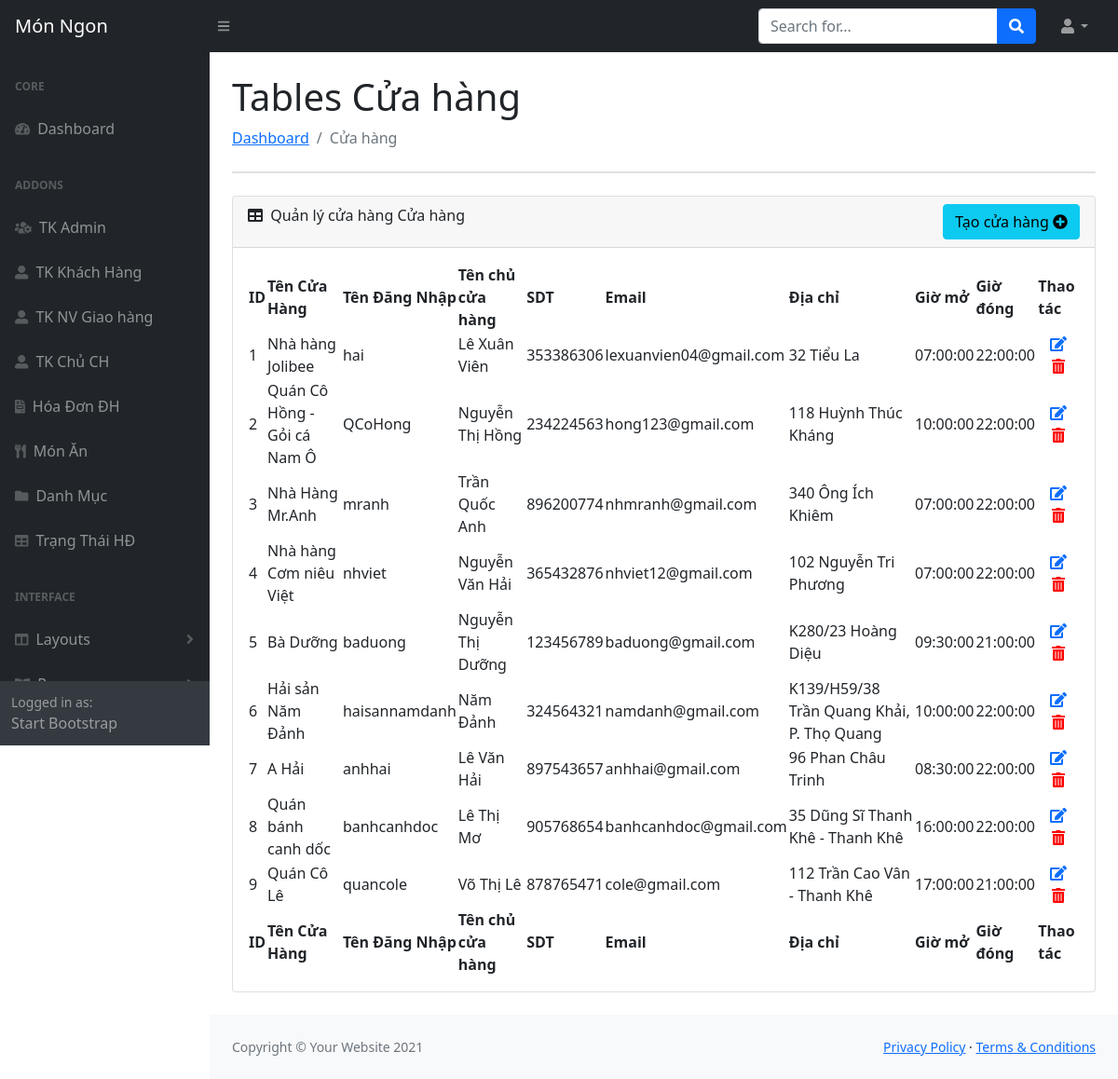
The app's page /public/admin/taikhoan-cuahang (signed in) with its own data.
### tables this page shows
CREATE TABLE `cuahang` (
  `IDCuaHang` int(11) NOT NULL,
  `TenCuaHang` varchar(100) NOT NULL,
  `TenDangNhap` varchar(100) NOT NULL,
  `MatKhau` varchar(100) NOT NULL,
  `TenChuCuaHang` varchar(100) NOT NULL,
  `SDT` bigint(20) NOT NULL,
  `Email` varchar(100) NOT NULL,
  `DiaChi` varchar(100) NOT NULL,
  `GioMoCua` time NOT NULL,
  `GioDongCua` time NOT NULL,
  `Anh` varchar(100) NOT NULL,
  `GPKD` varchar(100) NOT NULL,
  `HinhAnhCuaHang` varchar(100) NOT NULL
);

### App/Controllers/AdChuCuaHangController.php (called while the page is built, shortened)
<?php
class AdChuCuaHangController extends AdBaseController
{
    public function indexAction()
    {
        $getListCuaHang = cuaHangModel::getAll();
        View::render('Admin/index.php', ['page' => 'CuaHang', 'listCuaHang' => $getListCuaHang] );
    }
}

### public/index.php (called while the page is built, shortened)
<?php
$router = new Core\Router();
$router->add('/DoAn1/public/', ['controller' => 'Home', 'action' => 'index']);
$router->add('/DoAn1/public/Home', ['controller' => 'Home', 'action' => 'home']);
$router->add('/DoAn1/public/ds-cua-hang', ['controller' => 'CuahangController', 'action' => 'index']);
$router->add('/DoAn1/public/cua-hang/{idmon:\d+}', ['controller' => 'CuahangController', 'action' => 'monAnOfCuaHang']);
$router->add('/DoAn1/public/cua-hang/by/{idcuahang:\d+}', ['controller' => 'CuahangController', 'action' => 'MonAnByIdCuaHang']);
$router->add('/DoAn1/public/mon-an', ['controller' => 'MonAnController', 'action' => 'index']);
$router->add('/DoAn1/public/mon-an/{id:\d+}', ['controller' => 'MonAnController', 'action' => 'index']);
$router->add('/DoAn1/public/mon-an-loai', ['controller' => 'MonAnController', 'action' => 'LoaiMon']);
$router->add('/DoAn1/public/mon-an-loai/{idcate:\d+}', ['controller' => 'MonAnController', 'action' => 'LoaiMon']);
$router->add('/DoAn1/public/mon-an-loai/{idcate:\d+}/{id:\d+}', ['controller' => 'MonAnController', 'action' => 'LoaiMon']);
$router->add('/DoAn1/public/dang-nhap', ['controller' => 'LoginController', 'action' => 'index']);
$router->add('/DoAn1/public/dang-xuat', ['controller' => 'LoginController', 'action' => 'logout']);
$router->add('/DoAn1/public/dang-ky', ['controller' => 'RegisterController', 'action' => 'index']);
$router->add('/DoAn1/public/checkUNKH', ['controller' => 'RegisterController', 'action' => 'checkUsserName']);
$router->add('/DoAn1/public/them-gio-hang', ['controller' => 'DatHangController', 'action' => 'index']);
$router->add('/DoAn1/public/gio-hang', ['controller' => 'DatHangController', 'action' => 'GioHang']);
$router->add('/DoAn1/public/chi-tiet-don-hang', ['controller' => 'DatHangController', 'action' => 'ChiTietDonHang']);
$router->add('/DoAn1/public/chi-tiet-don-hang/{iddh:\d+}', ['controller' => 'DatHangController', 'action' => 'ChiTietDonHang']);
$router->add('/DoAn1/public/cch-chi-tiet-don-hang/{iddh:\d+}', ['controller' => 'CCHQuanLyMonAnController', 'action' => 'ChiTietDonHang']);
$router->add('/DoAn1/public/deleteItemCart', ['controller' => 'DatHangController', 'action' => 'DeleteItemCart']);
$router->add('/DoAn1/public/checkKhacCuaHang', ['controller' => 'DatHangController', 'action' => 'checkKhacCuaHang']);
$router->add('/DoAn1/public/thanh-toan', ['controller' => 'CheckoutController', 'action' => 'index']);
$router->add('/DoAn1/public/hoa-don', ['controller' => 'DatHangController', 'action' => 'DonHang']);
$router->add('/DoAn1/public/hoa-don/{idhd:\d+}', ['controller' => 'DatHangController', 'action' => 'capNhatHoaDon']);
$router->add('/DoAn1/public/dang-nhap-cch', ['controller' => 'CCHLoginController', 'action' => 'index']);
$router->add('/DoAn1/public/ql-mon-an', ['controller' => 'CCHQuanLyMonAnController', 'action' => 'index']);
$router->add('/DoAn1/public/delete-mon-an/{idmon:\d+}', ['controller' => 'CCHQuanLyMonAnController', 'action' => 'DeleteMon']);
$router->add('/DoAn1/public/don-hang-cua-cua-hang', ['controller' => 'CCHQuanLyMonAnController', 'action' => 'DonHangCuaCuaHang']);
$router->add('/DoAn1/public/ud-status', ['controller' => 'CCHQuanLyMonAnController', 'action' => 'UdStatus']);
$router->add('/DoAn1/public/dang-xuat-cch', ['controller' => 'CCHLoginController', 'action' => 'logout']);
$router->add('/DoAn1/public/Admin', ['controller' => 'AdminController', 'action' => 'index']);
$router->add('/DoAn1/public/Admin/accAdmin', ['controller' => 'AdminController', 'action' => 'accAdmin']);
$router->add('/DoAn1/public/Admin/insertAdmin', ['controller' => 'AdminController', 'action' => 'insertAdmin']);
$router->add('/DoAn1/public/Admin/updateAdmin', ['controller' => 'AdminController', 'action' => 'updateAdmin']);
$router->add('/DoAn1/public/Admin/checkUsername', ['controller' => 'AdminController', 'action' => 'checkUsername']);
$router->add('/DoAn1/public/Admin/deleteAdmin', ['controller' => 'AdminController', 'action' => 'deleteAdmin']);
$router->add('/DoAn1/public/Admin/monan', ['controller' => 'AdMonAnController', 'action' => 'index']);
$router->add('/DoAn1/public/admin/them-MonAn', ['controller' => 'AdMonAnController', 'action' => 'insertMonAn']);
$router->add('/DoAn1/public/admin/thung-rac', ['controller' => 'AdMonAnController', 'action' => 'trashMonAn']);
$router->add('/DoAn1/public/admin/deleteMonAn', ['controller' => 'AdMonAnController', 'action' => 'deleteMonAn']);
$router->add('/DoAn1/public/admin/RestoreMonAn', ['controller' => 'AdMonAnController', 'action' => 'RestoreMonAn']);
$router->add('/DoAn1/public/admin/permanentlyDelete', ['controller' => 'AdMonAnController', 'action' => 'permanentlyDelete']);
$router->add('/DoAn1/public/Admin/danh-muc', ['controller' => 'AdDanhMucController', 'action' => 'index']);
$router->add('/DoAn1/public/Admin/trang-thai', ['controller' => 'AdTrangThaiController', 'action' => 'index']);
$router->add('/DoAn1/public/Admin/taikhoan-khachhang', ['controller' => 'AdKhachHangController', 'action' => 'index']);
$router->add('/DoAn1/public/Admin/taikhoan-cuahang', ['controller' => 'AdChuCuaHangController', 'action' => 'index']);
$router->add('/DoAn1/public/Admin/nhan-vien-gh', ['controller' => 'AdNVGiaoHangController', 'action' => 'index']);
$router->add('/DoAn1/public/Admin/hoa-don', ['controller' => 'AdHoaDonController', 'action' => 'index']);
$router->add('/DoAn1/public/Admin/chitiet-hoadon', ['controller' => 'AdTrangThaiController', 'action' => 'index']);
$router->add('/DoAn1/public/Admin/login', ['controller' => 'AdLoginController', 'action' => 'index']);
$router->add('/DoAn1/public/Admin/logout', ['controller' => 'AdLoginController', 'action' => 'logout']);
$router->dispatch($_SERVER['REQUEST_URI']);

### App/Models/cuaHangModel.php (called while the page is built, shortened)
<?php
class cuaHangModel extends \Core\Model
{
    public static function getAll()
    {
        $db = static::getDB();
        $stmt = $db->query('SELECT * FROM cuahang');
        return $stmt->fetchAll(PDO::FETCH_ASSOC);
    }
}

### App/Views/Admin/adminDetail/cuahang.php (the view, shortened to what this page needs)
<main>
    <div class="container-fluid px-4">
        <h1 class="mt-4">Tables Cửa hàng</h1>
        <ol class="breadcrumb mb-4">
            <li class="breadcrumb-item"><a href="index.html">Dashboard</a></li>
            <li class="breadcrumb-item active">Cửa hàng</li>
        </ol>
        <div class="card mb-4">
        </div>
        <div class="card mb-4">
            <div class="card-header">
                <div>
                    <i class="fas fa-table me-1"></i>
                    Quản lý cửa hàng Cửa hàng
                </div>
                <div>
                    <a class="btn btn-info" data-bs-toggle="modal" data-bs-target="#myModalAdd">Tạo cửa hàng <i class="fas fa-plus-circle"></i></a>
                </div>
            </div>
            <div class="card-body">
                <table id="datatablesSimple">
                    <thead>
                        <tr>
                            <th>ID</th>
                            <th>Tên Cửa Hàng</th>
                            <th>Tên Đăng Nhập</th>
                            <th>Tên chủ cửa hàng</th>
                            <th>SDT</th>
                            <th>Email</th>
                            <th>Địa chỉ</th>
                            <th>Giờ mở</th>
                            <th>Giờ đóng</th>
                            <th>Thao tác</th>
                        </tr>
                    </thead>
                    <tfoot>
                        <tr>
                            <th>ID</th>
                            <th>Tên Cửa Hàng</th>
                            <th>Tên Đăng Nhập</th>
                            <th>Tên chủ cửa hàng</th>
                            <th>SDT</th>
                            <th>Email</th>
                            <th>Địa chỉ</th>
                            <th>Giờ mở</th>
                            <th>Giờ đóng</th>
                            <th>Thao tác</th>
                        </tr>
                    </tfoot>
                    <tbody>
                        <?php foreach ($args['listCuaHang'] as $key => $value) { ?>
                            <tr id = "row_<?php echo $value['IDCuaHang']; ?>">
                                <td><?php echo $value['IDCuaHang']; ?></td>
                                <td><?php echo $value['TenCuaHang']; ?></td>
                                <td><?php echo $value['TenDangNhap']; ?></td>
                                <td><?php echo $value['TenChuCuaHang']; ?></td>
                                <td><?php echo $value['SDT']; ?></td>
                                <td><?php echo $value['Email']; ?></td>
                                <td><?php echo $value['DiaChi']; ?></td>
                                <td><?php echo $value['GioMoCua']; ?></td>
                                <td><?php echo $value['GioDongCua']; ?></td>
                                <td class="actions">
                                    <a href="" title="Sửa" onclick="updateCuaHang(<?php echo $value['IDCuaHang']; ?>);" data-bs-toggle="modal" class="button" id="button_<?php echo $value['IDCuaHang']; ?>" data-bs-target="#myModalUpdate"><i class="fas fa-edit"></i></a>
                                    <a class="bt-delete-red" onclick="deleteCuaHang(<?php echo $value['IDCuaHang']; ?>)" title="Xóa"><i class="fas fa-trash-alt"></i></a>
                                </td>
                            </tr>
                        <?php } ?>
                    </tbody>
                </table>
            </div>
        </div>
    </div>
</main>

### records on screen
cuahang: IDCuaHang "1", TenCuaHang "Nhà hàng Jolibee", TenDangNhap "hai", TenChuCuaHang "Lê Xuân Viên", SDT "353386306", Email "lexuanvien04@gmail.com", DiaChi "32 Tiểu La", GioMoCua "07:00:00", GioDongCua "22:00:00"
cuahang: IDCuaHang "2", TenCuaHang "Quán Cô Hồng - Gỏi cá Nam Ô", TenDangNhap "QCoHong", TenChuCuaHang "Nguyễn Thị Hồng", SDT "234224563", Email "hong123@gmail.com", DiaChi "118 Huỳnh Thúc Kháng", GioMoCua "10:00:00", GioDongCua "22:00:00"
cuahang: IDCuaHang "3", TenCuaHang "Nhà Hàng Mr.Anh", TenDangNhap "mranh", TenChuCuaHang "Trần Quốc Anh", SDT "896200774", Email "nhmranh@gmail.com", DiaChi "340 Ông Ích Khiêm", GioMoCua "07:00:00", GioDongCua "22:00:00"
cuahang: IDCuaHang "4", TenCuaHang "Nhà hàng Cơm niêu Việt", TenDangNhap "nhviet", TenChuCuaHang "Nguyễn Văn Hải", SDT "365432876", Email "nhviet12@gmail.com", DiaChi "102 Nguyễn Tri Phương", GioMoCua "07:00:00", GioDongCua "22:00:00"
cuahang: IDCuaHang "5", TenCuaHang "Bà Dưỡng", TenDangNhap "baduong", TenChuCuaHang "Nguyễn Thị Dưỡng", SDT "123456789", Email "baduong@gmail.com", DiaChi "K280/23 Hoàng Diệu", GioMoCua "09:30:00", GioDongCua "21:00:00"
cuahang: IDCuaHang "6", TenCuaHang "Hải sản Năm Đảnh", TenDangNhap "haisannamdanh", TenChuCuaHang "Năm Đảnh", SDT "324564321", Email "namdanh@gmail.com", DiaChi "K139/H59/38 Trần Quang Khải, P. Thọ Quang", GioMoCua "10:00:00", GioDongCua "22:00:00"
cuahang: IDCuaHang "7", TenCuaHang "A Hải", TenDangNhap "anhhai", TenChuCuaHang "Lê Văn Hải", SDT "897543657", Email "anhhai@gmail.com", DiaChi "96 Phan Châu Trinh", GioMoCua "08:30:00", GioDongCua "22:00:00"
cuahang: IDCuaHang "8", TenCuaHang "Quán bánh canh dốc", TenDangNhap "banhcanhdoc", TenChuCuaHang "Lê Thị Mơ", SDT "905768654", Email "banhcanhdoc@gmail.com", DiaChi "35 Dũng Sĩ Thanh Khê - Thanh Khê", GioMoCua "16:00:00", GioDongCua "22:00:00"
cuahang: IDCuaHang "9", TenCuaHang "Quán Cô Lê", TenDangNhap "quancole", TenChuCuaHang "Võ Thị Lê", SDT "878765471", Email "cole@gmail.com", DiaChi "112 Trần Cao Vân - Thanh Khê", GioMoCua "17:00:00", GioDongCua "21:00:00"
